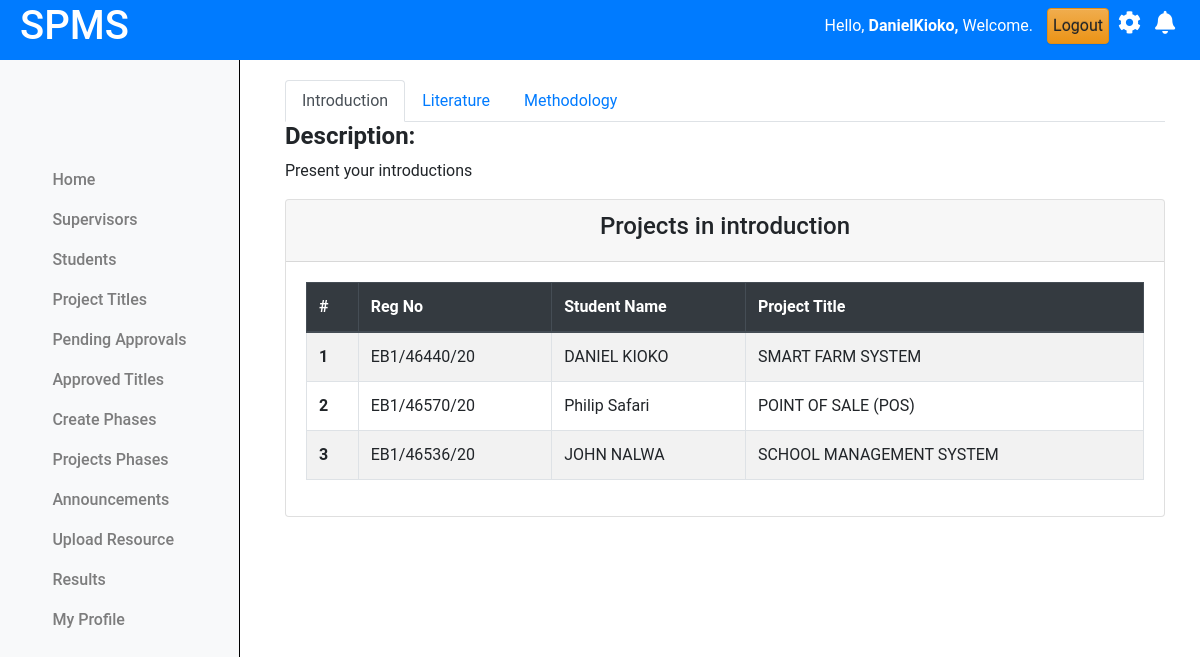
The page /projects/miletones/ (signed in) on the database as committed earlier.
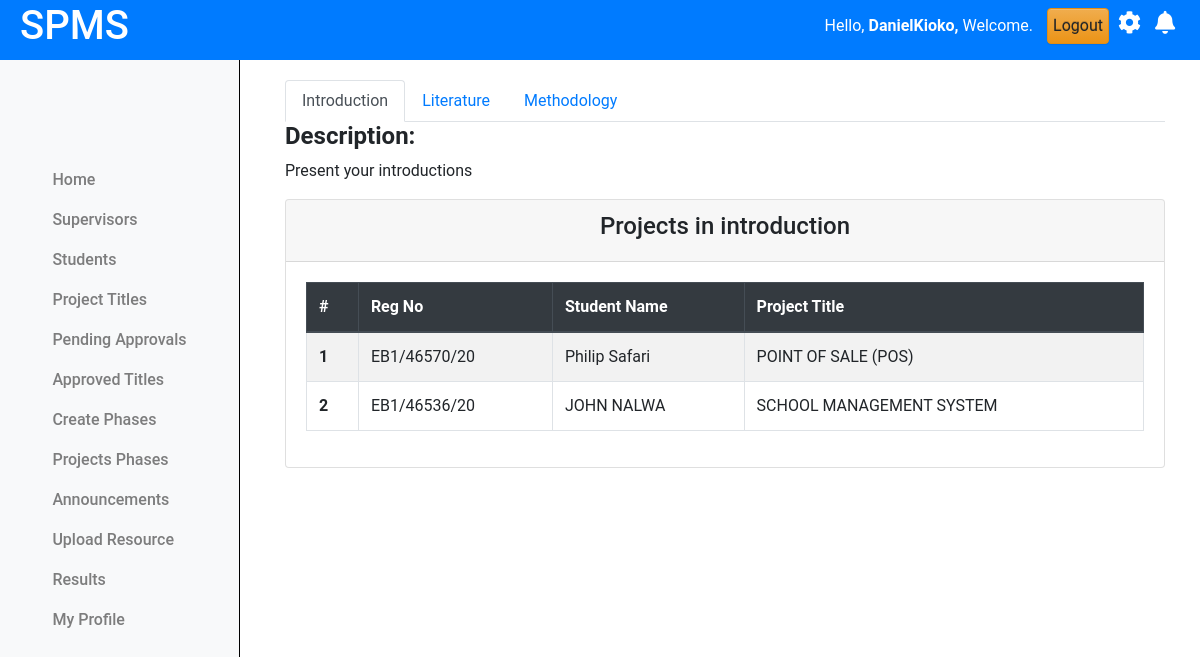
The same page on the database as committed later.
### projectsApp/models.py (models this page shows, shortened)
class Coordinator(AbstractUser):
    pass

class Phases(models.Model):
    name = models.CharField(max_length=255, unique=True)  # Ensure unique phase names
    description = models.TextField()
    order = models.IntegerField(unique=True)  # Ensure unique order for phases
    deadline_date = models.DateField(null=True, blank=True)  # Optional deadline for phase

class Proposal(models.Model):
    student = models.ForeignKey(Student, on_delete=models.CASCADE, related_name='proposals')  # Link to Student model
    title = models.CharField(max_length=255)
    current_phase = models.ForeignKey(Phases, on_delete=models.SET_NULL, null=True, related_name='proposals')
    lecturer = models.ForeignKey(Lecturer, on_delete=models.SET_NULL, null=True, related_name='proposals')
    project = models.ForeignKey(Projects, on_delete=models.CASCADE, null=True, related_name='proposals')  # Filter by project status
    completed = models.BooleanField(default=False)
    """
        Check if all phases are completed.
    """

class Student(models.Model):
    regno = models.CharField(max_length=255, unique=True)
    email = models.EmailField(max_length=255, unique=True)
    name = models.CharField(max_length=255)
    phone_number = models.IntegerField(null=True, blank=True)
    intake_year = models.PositiveSmallIntegerField(default=2024)
    password = models.CharField(max_length=128, null=False, blank=False)
    user_id = models.AutoField(primary_key=True)
    last_login = models.DateTimeField(blank=True, null=True)
    USERNAME_FIELD = 'email'
    REQUIRED_FIELDS = ['regno', 'name', 'phone_number']
    class Meta:
        db_table = "students"

### projectsApp/AccessControl.py (the view)
    @login_required
    def wrapper(request, *args, **kwargs):
        if not isinstance(request.user, Coordinator):
            return redirect('cordinator_login')
        return function(request, *args, **kwargs)

### projectsApp/AccessControl.py (called while the page is built)
def coordinator_required(function):
    @login_required
    def wrapper(request, *args, **kwargs):
        if not isinstance(request.user, Coordinator):
            return redirect('cordinator_login')
        return function(request, *args, **kwargs)
    return wrapper

### projectsApp/views.py (called while the page is built)
@coordinator_required
def view_milestones_cord(request):
    phases = Phases.objects.all().order_by('order')  # Get all phases in order
    context = {'phases': phases}
    return render(request, 'cordinator/milestones_cord.html', context)

### projectsApp/templates/cordinator/milestones_cord.html (shortened to what this page needs)
{% extends 'base.html' %}
{% load static %}
{% block content %}
{% include 'column1_cord.html' %}
<div class="content">
  <div class="container-fluid">
    <div class="row">
      <div class="col-md-12">
        <ul class="nav nav-tabs" id="milestoneTabs">
          {% for phase in phases %}
            <li class="nav-item">
              <a class="nav-link {% if forloop.first %}active{% endif %}" id="phase-{{ phase.id }}-tab" data-toggle="tab" href="#phase-{{ phase.id }}">{{ phase.name|title }}</a>
            </li>
          {% endfor %}
        </ul>
        <div class="tab-content" id="milestoneTabsContent">
          {% for phase in phases %}
            <div class="tab-pane fade {% if forloop.first %}show active{% endif %}" id="phase-{{ phase.id }}">
              <h4><b>Description: </b> </h4>
              <p>{{ phase.description }}</p>
              <div class="card">
                <div class="card-header text-center">
                  <h4>Projects in {{ phase.name }}</h4>
                </div>
                <div class="card-body">
                  <table class="table table-bordered table-hover table-striped border-info">
                    <thead class="thead-dark">
                      <tr>
                        <th scope="col">#</th>
                        <th scope="col">Reg No</th>
                        <th scope="col">Student Name</th>
                        <th scope="col">Project Title</th>
                      </tr>
                    </thead>
                    <tbody>
                      {% for proposal in phase.proposals.all %}
                        <tr>
                          <th scope="row">{{ forloop.counter }}</th>
                          <td>{{ proposal.student.regno|upper }}</td>
                          <td>{{ proposal.student.name }}</td>
                          <td>{{ proposal.title }}</td>
                        </tr>
                      {% empty %}
                        <tr>
                          <td colspan="4">No students in this phase yet.</td>
                        </tr>
                      {% endfor %}
                    </tbody>
                  </table>
                </div>
              </div>
            </div>
          {% endfor %}
        </div>
      </div>
    </div>
  </div>
</div>
<link rel="stylesheet" href="{% static 'css/milestones_lec.css' %}">
{% endblock %}

### projectsApp/templates/base.html (shortened to what this page needs)
{% load static %}
<!doctype html>
<html class="no-js h-100" lang="en">
  <head>
    <link href="https://use.fontawesome.com/releases/v5.0.6/css/all.css" rel="stylesheet">
    <link href="https://stackpath.bootstrapcdn.com/bootstrap/4.5.2/css/bootstrap.min.css" rel="stylesheet">
    <link rel="stylesheet" href="https://cdn.jsdelivr.net/npm/bootstrap@3.3.7/dist/css/bootstrap-theme.min.css">
</head>
<body>
    <header>
        <div class="left">
            <h1>SPMS</h1>
        </div>
        <div class="right">
            <span class="username mb-3" style="padding:10px; font">
                Hello,
                <strong>
                    {% if request.user.is_authenticated %}
                        {% if request.user.is_staff %}
                            {{ request.user.username }},
                        {% else %}
                            {{ request.user.name }},
                        {% endif %}
                    {% else %}
                        Guest,
                    {% endif %}
                </strong>
                Welcome.
            </span>
            <a href="{% url 'logout' %}" class="btn btn-warning" style="padding:5px; font">Logout</a>
            <i class="fas fa-cog mb-3" style="font-size:23px; padding:5px;"></i>
            <i class="fas fa-bell mb-3" style="font-size:23px; padding:5px;"></i>
        </div>
    </header>
    {% block content %}
    {% endblock %}

### projectsApp/templates/column1_cord.html (shortened to what this page needs)
<nav class="navbar navbar-expand-lg navbar-light bg-light flex-md-column sidebar  column-1">
    <div class="collapse navbar-collapse" id="navbarNav">
      <ul class="navbar-nav flex-column">
        <li class="nav-item">
          <a class="nav-link" href="{% url "cordinator_dashboard" %}">Home</a>
        </li>
        <li class="nav-item">
          <a class="nav-link" href="{% url 'view_supervisors' %}">Supervisors</a>
        </li>
        <li class="nav-item">
          <a class="nav-link" href="{% url 'registered_students' %}">Students</a>
        </li>
        <li class="nav-item">
            <a class="nav-link" href="{% url 'view_projects' %}">Project Titles</a>
        </li>
        <li class="nav-item">
            <a class="nav-link" href="{% url 'pending_titles' %}">Pending Approvals</a>
        </li>
        <li class="nav-item">
            <a class="nav-link" href="{% url 'approved_titles' %}">Approved Titles</a>
        </li>
        <li class="nav-item">
            <a class="nav-link" href="{% url 'create_phase' %}">Create Phases</a>
        </li>
        <li class="nav-item">
            <a class="nav-link" href="{% url 'view_milestones' %}">Projects Phases</a>
        </li>
        <li class="nav-item">
          <a class="nav-link" href="{% url 'make_announcement' %}">Announcements</a>
        </li>
        <li class="nav-item">
          <a class="nav-link" href="{% url 'upload_resource' %}">Upload Resource</a>
        <li class="nav-item">
          <a class="nav-link" href="{% url 'student_results' %}">Results</a>
        </li>
        <li class="nav-item">
          <a class="nav-link" href="#">My Profile</a>
        </li>
      </ul>
    </div>
  </nav>

### projectsApp/static/css/milestones_lec.css (style rules this page uses)
.content { margin-left: 250px; padding: 20px; margin-top: 60px; }
.card { width: 100%; align-content: center; }

### projectsApp/templates/base.html (style rules this page uses)
body { font-family: 'Roboto', sans-serif; margin: 0; padding: 0; }
header { background-color: #007BFF; color: white; display: flex; justify-content: space-between; align-items: center; text-align: center; padding: 10px 20px; z-index: 20; position: fixed; top: 0; left: 0; width: 100%; height: 60px; }
header .left { display: flex; align-items: center; }
.sidebar { position: fixed; top: 0; left: 0; width: 240px; height: 100vh; background-color: #f8f9fa; border-right: 1px solid black; padding: 10px; overflow-x: hidden; }
.sidebar .nav-link { font-weight: 500; color: #333; }

Rows that differ between the two databases and show on the page:
changed Phases "introduction": loses Proposal (student.regno "EB1/46440/20", student.name "DANIEL KIOKO", title "SMART FARM SYSTEM")
